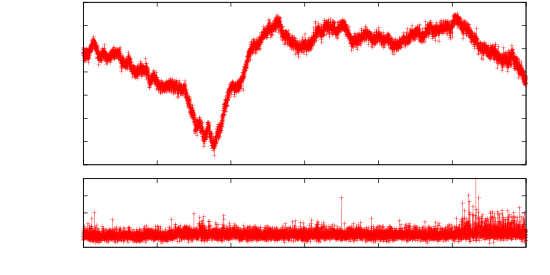

The script that drew this image:
clear
reset
file = "laserstabilitaet_a_iScan"
datafile = sprintf('../dat/%s.dat',file)

starttime = 488506165

set term push
set term epslatex color 10 size 14cm, 7cm
set out sprintf('%s.tex',file)
set multiplot



#set fit errorvariables
#set dummy f
#f(x)=a*x+b
#b=14
#a=0.02
#fit f(x) datafile using 1:2:3 via a,b
#set label 1 sprintf('$\chi^2_{\mathrm{red}} = %.4f$',FIT_WSSR/FIT_NDF) at graph 0.90, 0.90


set origin 0, 0.4
set size 1, 0.6
set bmargin 0
set tmargin 0.2
set lmargin 10
unset key
unset xlabel
set format x ""
#set xlabel 'Zeit [min]'
set ylabel 'relative Frequenz [MHz]' 0,1
set samples 100000
set xrange [0:120]
plot datafile using (($1-starttime)/60000):4 with linespoints


set origin 0, 0.0
set size 1, 0.4
set tmargin 1
set bmargin 2
set format x "%g"
unset key
set xlabel 'Zeit [min]' 0,0.5
set ylabel 'Jitter [MHz]' -1,0
set ytic 5,5,15
set samples 100000
set xrange [0:120]
set yrange [0:20]
plot datafile using (($1-starttime)/60000):2 with linespoints

unset multiplot
unset out
